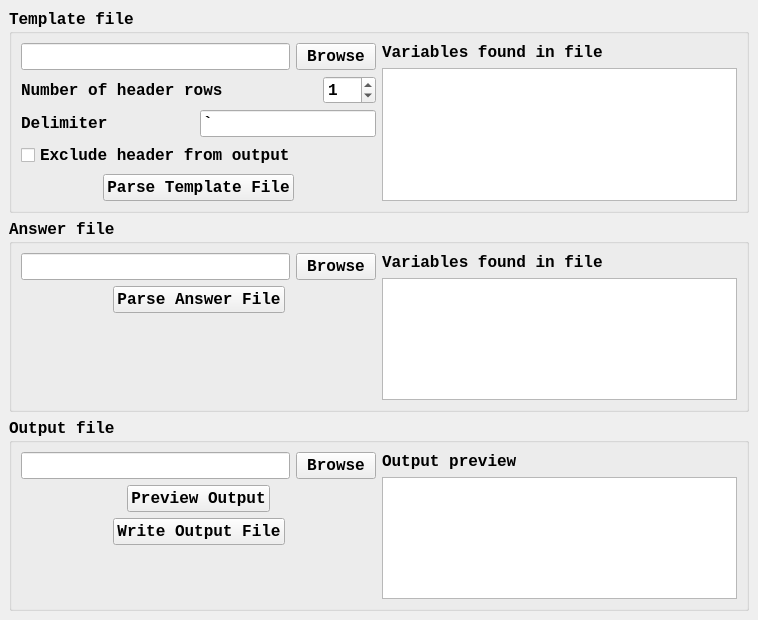
<?xml version="1.0" encoding="UTF-8"?>
<ui version="4.0">
 <class>TemplateRepeater</class>
 <widget class="QMainWindow" name="TemplateRepeater">
  <property name="geometry">
   <rect>
    <x>0</x>
    <y>0</y>
    <width>758</width>
    <height>620</height>
   </rect>
  </property>
  <property name="font">
   <font>
    <family>Consolas</family>
    <pointsize>12</pointsize>
    <weight>75</weight>
    <bold>true</bold>
   </font>
  </property>
  <property name="windowTitle">
   <string>Form1</string>
  </property>
  <widget class="QWidget" name="centralwidget">
   <layout class="QVBoxLayout" name="verticalLayout">
    <item>
     <widget class="QGroupBox" name="Template">
      <property name="sizePolicy">
       <sizepolicy hsizetype="Expanding" vsizetype="Expanding">
        <horstretch>0</horstretch>
        <verstretch>0</verstretch>
       </sizepolicy>
      </property>
      <property name="title">
       <string>Template file</string>
      </property>
      <layout class="QHBoxLayout" name="horizontalLayout">
       <item>
        <layout class="QVBoxLayout" name="verticalLayout_2">
         <item>
          <layout class="QHBoxLayout" name="horizontalLayout_2">
           <item>
            <widget class="QLineEdit" name="templateFilenameInput"/>
           </item>
           <item>
            <widget class="QPushButton" name="templateFilenameBrowse">
             <property name="text">
              <string>Browse</string>
             </property>
            </widget>
           </item>
          </layout>
         </item>
         <item>
          <layout class="QHBoxLayout" name="horizontalLayout_3">
           <item>
            <widget class="QLabel" name="label_5">
             <property name="text">
              <string>Number of header rows</string>
             </property>
            </widget>
           </item>
           <item>
            <spacer name="horizontalSpacer">
             <property name="orientation">
              <enum>Qt::Horizontal</enum>
             </property>
             <property name="sizeHint" stdset="0">
              <size>
               <width>40</width>
               <height>20</height>
              </size>
             </property>
            </spacer>
           </item>
           <item>
            <widget class="QSpinBox" name="templateNumHeaderRows">
             <property name="value">
              <number>1</number>
             </property>
            </widget>
           </item>
          </layout>
         </item>
         <item>
          <layout class="QHBoxLayout" name="horizontalLayout_5">
           <item>
            <widget class="QLabel" name="label_4">
             <property name="text">
              <string>Delimiter</string>
             </property>
            </widget>
           </item>
           <item>
            <spacer name="horizontalSpacer_4">
             <property name="orientation">
              <enum>Qt::Horizontal</enum>
             </property>
             <property name="sizeHint" stdset="0">
              <size>
               <width>0</width>
               <height>20</height>
              </size>
             </property>
            </spacer>
           </item>
           <item>
            <widget class="QLineEdit" name="templateVarDelimiterEntry">
             <property name="sizePolicy">
              <sizepolicy hsizetype="Minimum" vsizetype="Fixed">
               <horstretch>0</horstretch>
               <verstretch>0</verstretch>
              </sizepolicy>
             </property>
             <property name="text">
              <string>`</string>
             </property>
            </widget>
           </item>
          </layout>
         </item>
         <item>
          <widget class="QCheckBox" name="templateExcludeHeaderCB">
           <property name="text">
            <string>Exclude header from output</string>
           </property>
          </widget>
         </item>
         <item>
          <layout class="QHBoxLayout" name="horizontalLayout_4">
           <item>
            <spacer name="horizontalSpacer_2">
             <property name="orientation">
              <enum>Qt::Horizontal</enum>
             </property>
             <property name="sizeHint" stdset="0">
              <size>
               <width>40</width>
               <height>20</height>
              </size>
             </property>
            </spacer>
           </item>
           <item>
            <widget class="QPushButton" name="templateParseButton">
             <property name="text">
              <string>Parse Template File</string>
             </property>
            </widget>
           </item>
           <item>
            <spacer name="horizontalSpacer_3">
             <property name="orientation">
              <enum>Qt::Horizontal</enum>
             </property>
             <property name="sizeHint" stdset="0">
              <size>
               <width>40</width>
               <height>20</height>
              </size>
             </property>
            </spacer>
           </item>
          </layout>
         </item>
         <item>
          <spacer name="verticalSpacer">
           <property name="orientation">
            <enum>Qt::Vertical</enum>
           </property>
           <property name="sizeHint" stdset="0">
            <size>
             <width>20</width>
             <height>40</height>
            </size>
           </property>
          </spacer>
         </item>
        </layout>
       </item>
       <item>
        <layout class="QVBoxLayout" name="verticalLayout_3" stretch="0,0">
         <item>
          <widget class="QLabel" name="label">
           <property name="text">
            <string>Variables found in file</string>
           </property>
          </widget>
         </item>
         <item>
          <widget class="QListWidget" name="templateVariableList">
           <property name="sizePolicy">
            <sizepolicy hsizetype="Expanding" vsizetype="Expanding">
             <horstretch>0</horstretch>
             <verstretch>0</verstretch>
            </sizepolicy>
           </property>
          </widget>
         </item>
        </layout>
       </item>
      </layout>
     </widget>
    </item>
    <item>
     <widget class="QGroupBox" name="Answer">
      <property name="sizePolicy">
       <sizepolicy hsizetype="Expanding" vsizetype="Expanding">
        <horstretch>0</horstretch>
        <verstretch>0</verstretch>
       </sizepolicy>
      </property>
      <property name="title">
       <string>Answer file</string>
      </property>
      <layout class="QHBoxLayout" name="horizontalLayout_7">
       <item>
        <layout class="QVBoxLayout" name="verticalLayout_4">
         <item>
          <layout class="QHBoxLayout" name="horizontalLayout_6">
           <item>
            <widget class="QLineEdit" name="answerFilenameInput"/>
           </item>
           <item>
            <widget class="QPushButton" name="answerFilenameBrowse">
             <property name="text">
              <string>Browse</string>
             </property>
            </widget>
           </item>
          </layout>
         </item>
         <item>
          <layout class="QHBoxLayout" name="horizontalLayout_8">
           <item>
            <spacer name="horizontalSpacer_5">
             <property name="orientation">
              <enum>Qt::Horizontal</enum>
             </property>
             <property name="sizeHint" stdset="0">
              <size>
               <width>40</width>
               <height>20</height>
              </size>
             </property>
            </spacer>
           </item>
           <item>
            <widget class="QPushButton" name="answerParseButton">
             <property name="text">
              <string>Parse Answer File</string>
             </property>
            </widget>
           </item>
           <item>
            <spacer name="horizontalSpacer_6">
             <property name="orientation">
              <enum>Qt::Horizontal</enum>
             </property>
             <property name="sizeHint" stdset="0">
              <size>
               <width>40</width>
               <height>20</height>
              </size>
             </property>
            </spacer>
           </item>
          </layout>
         </item>
         <item>
          <spacer name="verticalSpacer_2">
           <property name="orientation">
            <enum>Qt::Vertical</enum>
           </property>
           <property name="sizeHint" stdset="0">
            <size>
             <width>20</width>
             <height>40</height>
            </size>
           </property>
          </spacer>
         </item>
        </layout>
       </item>
       <item>
        <layout class="QVBoxLayout" name="verticalLayout_5">
         <item>
          <widget class="QLabel" name="label_2">
           <property name="text">
            <string>Variables found in file</string>
           </property>
          </widget>
         </item>
         <item>
          <widget class="QListWidget" name="answerVariableList">
           <property name="sizePolicy">
            <sizepolicy hsizetype="Expanding" vsizetype="Expanding">
             <horstretch>0</horstretch>
             <verstretch>0</verstretch>
            </sizepolicy>
           </property>
          </widget>
         </item>
        </layout>
       </item>
      </layout>
     </widget>
    </item>
    <item>
     <widget class="QGroupBox" name="Output">
      <property name="sizePolicy">
       <sizepolicy hsizetype="Expanding" vsizetype="Expanding">
        <horstretch>0</horstretch>
        <verstretch>0</verstretch>
       </sizepolicy>
      </property>
      <property name="title">
       <string>Output file</string>
      </property>
      <layout class="QHBoxLayout" name="horizontalLayout_9">
       <item>
        <layout class="QVBoxLayout" name="verticalLayout_6">
         <item>
          <layout class="QHBoxLayout" name="horizontalLayout_10">
           <item>
            <widget class="QLineEdit" name="outputFilenameInput"/>
           </item>
           <item>
            <widget class="QPushButton" name="outputFilenameBrowse">
             <property name="text">
              <string>Browse</string>
             </property>
            </widget>
           </item>
          </layout>
         </item>
         <item>
          <layout class="QHBoxLayout" name="horizontalLayout_11">
           <item>
            <spacer name="horizontalSpacer_7">
             <property name="orientation">
              <enum>Qt::Horizontal</enum>
             </property>
             <property name="sizeHint" stdset="0">
              <size>
               <width>40</width>
               <height>20</height>
              </size>
             </property>
            </spacer>
           </item>
           <item>
            <widget class="QPushButton" name="outputPreviewButton">
             <property name="text">
              <string>Preview Output</string>
             </property>
            </widget>
           </item>
           <item>
            <spacer name="horizontalSpacer_8">
             <property name="orientation">
              <enum>Qt::Horizontal</enum>
             </property>
             <property name="sizeHint" stdset="0">
              <size>
               <width>40</width>
               <height>20</height>
              </size>
             </property>
            </spacer>
           </item>
          </layout>
         </item>
         <item>
          <layout class="QHBoxLayout" name="horizontalLayout_12">
           <item>
            <spacer name="horizontalSpacer_9">
             <property name="orientation">
              <enum>Qt::Horizontal</enum>
             </property>
             <property name="sizeHint" stdset="0">
              <size>
               <width>40</width>
               <height>20</height>
              </size>
             </property>
            </spacer>
           </item>
           <item>
            <widget class="QPushButton" name="outputWriteButton">
             <property name="text">
              <string>Write Output File</string>
             </property>
            </widget>
           </item>
           <item>
            <spacer name="horizontalSpacer_10">
             <property name="orientation">
              <enum>Qt::Horizontal</enum>
             </property>
             <property name="sizeHint" stdset="0">
              <size>
               <width>40</width>
               <height>20</height>
              </size>
             </property>
            </spacer>
           </item>
          </layout>
         </item>
         <item>
          <spacer name="verticalSpacer_3">
           <property name="orientation">
            <enum>Qt::Vertical</enum>
           </property>
           <property name="sizeHint" stdset="0">
            <size>
             <width>20</width>
             <height>40</height>
            </size>
           </property>
          </spacer>
         </item>
        </layout>
       </item>
       <item>
        <layout class="QVBoxLayout" name="verticalLayout_7">
         <item>
          <widget class="QLabel" name="label_3">
           <property name="text">
            <string>Output preview</string>
           </property>
          </widget>
         </item>
         <item>
          <widget class="QTextEdit" name="outputPreviewEdit">
           <property name="enabled">
            <bool>true</bool>
           </property>
          </widget>
         </item>
        </layout>
       </item>
      </layout>
     </widget>
    </item>
   </layout>
   <zorder>Output</zorder>
   <zorder>Answer</zorder>
   <zorder>Template</zorder>
  </widget>
 </widget>
 <resources/>
 <connections/>
</ui>
